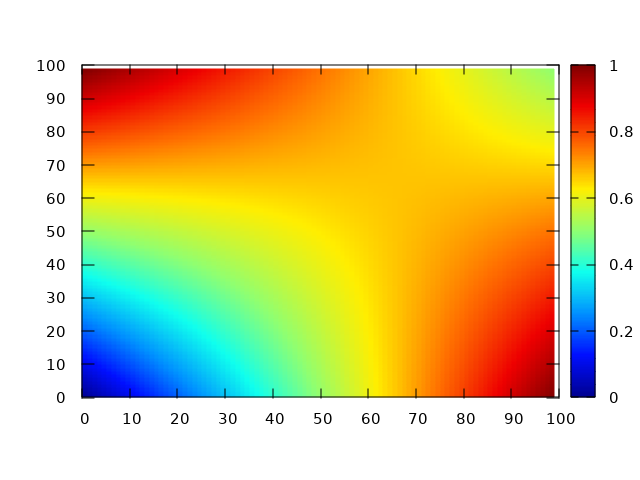

This chart was generated by the following gnuplot code:
#!/usr/bin/gnuplot

set term qt persist
set pm3d map
set palette defined ( 0 "#000090",\
                      1 "#000fff",\
                      2 "#0090ff",\
                      3 "#0fffee",\
                      4 "#90ff70",\
                      5 "#ffee00",\
                      6 "#ff7000",\
                      7 "#ee0000",\
                      8 "#7f0000")
splot '<examples/04-raw.raku' matrix
